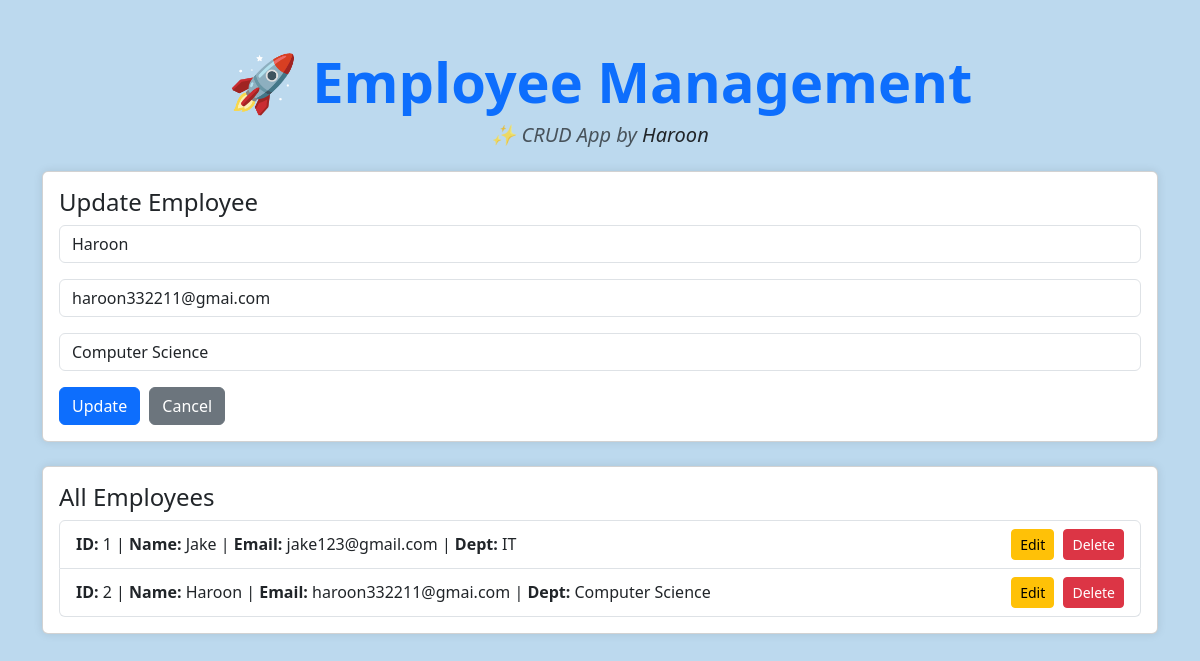
Page /edit/2 on the committed database.
### models.py (models this page shows, shortened)
class Employee(db.Model):
    id=db.Column(db.Integer,primary_key=True)
    name=db.Column(db.String(60),nullable=False)
    email=db.Column(db.String(60),nullable=False,unique=True)
    department=db.Column(db.String(60),nullable=False)

### app.py (the view, shortened to what this page needs)
@app.route('/edit/<int:id>',methods=['GET','POST'])
def edit(id):
    emp=Employee.query.get_or_404(id)
    employees=Employee.query.all()
    return render_template('index.html',employees=employees,edit_emp=emp)

### templates/index.html (shortened to what this page needs)
<!DOCTYPE html>
<html>
<head>
    <link href="https://cdn.jsdelivr.net/npm/bootstrap@5.3.3/dist/css/bootstrap.min.css" rel="stylesheet">
</head>
<body>
    <div class="container mt-5">
       <h1 class="text-center mb-2 fw-bold text-primary display-4">🚀 Employee Management</h1>
<h5 class="text-center text-muted mb-4 fst-italic">✨ CRUD App by <span class="text-dark">Haroon</span></h5>
        <div class="card mb-4">
            <div class="card-body">
                {% if edit_emp %}
                    <h4 class="card-title">Update Employee</h4>
                    <form method="POST" action="/edit/{{ edit_emp.id }}">
                        <div class="mb-3">
                            <input type="text" class="form-control" name="name" value="{{ edit_emp.name }}" required>
                        </div>
                        <div class="mb-3">
                            <input type="email" class="form-control" name="email" value="{{ edit_emp.email }}" required>
                        </div>
                        <div class="mb-3">
                            <input type="text" class="form-control" name="department" value="{{ edit_emp.department }}" required>
                        </div>
                        <button type="submit" class="btn btn-primary btn-space">Update</button>
                        <a href="/" class="btn btn-secondary">Cancel</a>
                    </form>
                {% endif %}
            </div>
        </div>
        <div class="card">
            <div class="card-body">
                <h4 class="card-title">All Employees</h4>
                {% if employees %}
                    <ul class="list-group">
                        {% for emp in employees %}
                            <li class="list-group-item d-flex justify-content-between align-items-center">
                                <div>
                                    <strong>ID:</strong> {{ emp.id }} |
                                    <strong>Name:</strong> {{ emp.name }} |
                                    <strong>Email:</strong> {{ emp.email }} |
                                    <strong>Dept:</strong> {{ emp.department }}
                                </div>
                                <div>
                                    <a href="/edit/{{ emp.id }}" class="btn btn-sm btn-warning btn-space">Edit</a>
                                    <a href="/delete/{{ emp.id }}" class="btn btn-sm btn-danger" onclick="return confirm('Are you sure?')">Delete</a>
                                </div>
                            </li>
                        {% endfor %}
                    </ul>
                {% else %}
                    <p class="text-muted">No employees found.</p>
                {% endif %}
            </div>
        </div>
    </div>
</body>
</html>

### templates/index.html (style rules this page uses)
body { background-color: #bcd9ee; }
.card { box-shadow: 0 0 10px rgba(0, 0, 0, 0.1); }
.btn-space { margin-right: 5px; }

### rows in the picture
Employee: name "Haroon", email "haroon332211@gmai.com", department "Computer Science", id "2"
Employee: id "1", name "Jake", email "jake123@gmail.com", department "IT"
